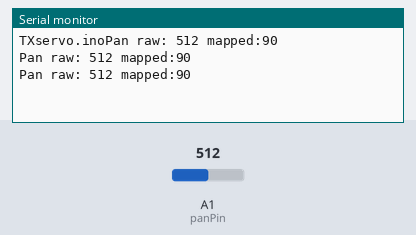
This sketch was run on a simulated Arduino Uno, built with avr-gcc and run on an emulated ATmega328P. Shown: the last lines printed to the serial monitor. Inputs (shaded band) come from the test bench; at power-on: A1 (panPin) = 512.

Above: at 1.2 s.
1.3 s: A1 (panPin) set to 716
At 1.63 s:
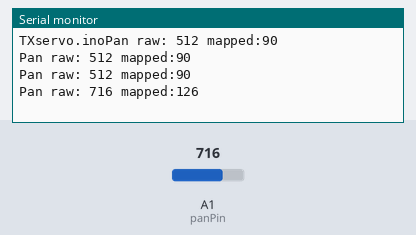
2.8 s: A1 (panPin) set to 900
At 2.98 s:
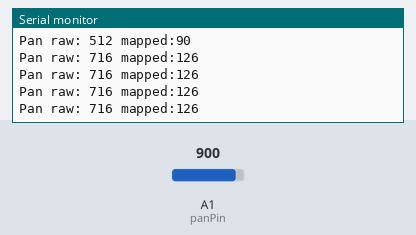
Timing chart, 0 to 5.8 s (numbered marks = the images above; inputs shaded):
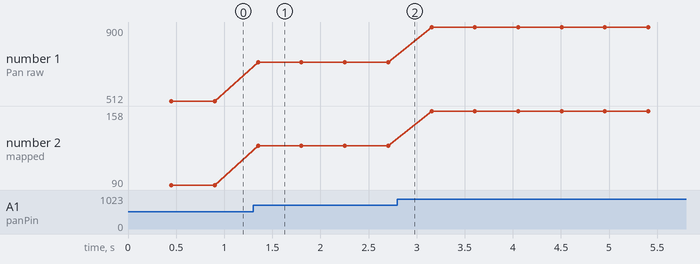

The sketch:

TXservo.ino
```cpp
/*
joystick.ino
  Program to test ability to control 2 servos remotely
  using a joystick on the transmitter

  2022 Aug 30 - Initial write
    create code to read joystick, and write values
    to 1602 LCD display

*/
//=============== libraries ===============
#include <RCSwitch.h>                            // 433 Mhz tranmitter

//=============== variables ===============
int panPin = A1;                                 // input pin for pan
int ledPin = 13;                                 // select the pin for the LED
int txPin = 10;                                  // TX pin

int panValue = 0;                                // pan value
int panMapValue = 0;

//=============== objects ===============
  //=============== transmitter  ===============
  RCSwitch panTX = RCSwitch();

void setup() {  // code runs once

//=============== serial port ===============
  Serial.begin(9600);                            // enable serial port for debugging

  //=============== transmitter  ===============
  panTX.enableTransmit(txPin);                   // attach transmitter to pin

  Serial.print("TXservo.ino");                  // print out filename
}  // end of setup

void loop() {  // code runs repeatedly

// read joystick and map values
  panValue = analogRead(panPin);                 // read the pan value
  panMapValue = map(panValue, 0, 1023, 1, 180);

// write to serial port

  Serial.print("Pan raw: ");
  Serial.print(panValue);
  Serial.print(" mapped:");
  Serial.print(panMapValue);
  Serial.println();

// transmit pan value
  panTX.send(panMapValue, 30);

}  // end of main loop
```

Measured:
- after the input at 1.3 s, the serial monitor: prints a new line after 0.05 s (image 1)
- plotted number 1: 512 → 716 after the input at 1.3 s, 716 → 900 after the input at 2.8 s
- plotted number 2: 90 → 126 after the input at 1.3 s, 126 → 158 after the input at 2.8 s
